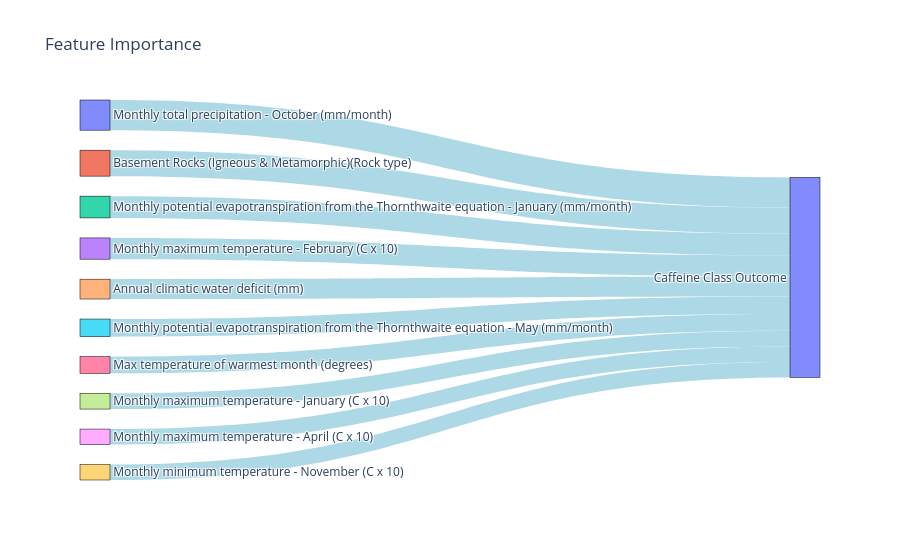

This figure's notebook cell:
### Code cell
import plotly.graph_objects as go

column_mapping_df = pd.read_csv(r'../data/column_mapping.csv')

# Create a dictionary for mapping original feature names to new labels
feature_mapping = dict(zip(column_mapping_df['new_name'], column_mapping_df['long_name']))


# Extract feature names and importance values dynamically
features = [feature for feature, importance in sorted_features][:10]  # First 10 features
importance = [importance for feature, importance in sorted_features][:10]  # First 10 importance values

new_labels = [feature_mapping.get(feature, feature) for feature in features]  # Use the original feature if not found in the mapping


# Define target variable
target_variable = "Caffeine Class Outcome"

# Define nodes (features + target)
nodes = new_labels + [target_variable]

# Define indices for source (features) and target (Caffeine Class Outcome)
source_indices = list(range(len(features)))  # Feature indices (0, 1, 2,...)
target_indices = [len(features)] * len(features)  # All connect to "Caffeine Class Outcome"

#x_positions = [0.1] * len(features) + [0.9]
#y_positions = [i / len(features) for i in range(len(features))] + [0.5]  # Spread out features, target centered

# Create Sankey diagram
fig = go.Figure(go.Sankey(
    node=dict(
        pad=20, thickness=30, line=dict(color="black", width=0.5),
        label=nodes,
        #x=x_positions,  # Align features to the left and target to the right
        #y=y_positions,  
    ),
    link=dict(
        source=source_indices,
        target=target_indices,
        value=importance,  
        color="lightblue"
    )
))

fig.update_layout(title_text="Feature Importance", font_size=12)
fig.show()

### Figure 1 — Plotly figure (JSON) as saved in the notebook; plotly's stock layout.template omitted (floating-point values rounded to 4 significant figures)
{"data": [{"link": {"color": "lightblue", "source": [0, 1, 2, 3, 4, 5, 6, 7, 8, 9], "target": [10, 10, 10, 10, 10, 10, 10, 10, 10, 10], "value": [0.03542, 0.03048, 0.02558, 0.02495, 0.0233, 0.02075, 0.01953, 0.01846, 0.01823, 0.01809]}, "node": {"label": ["Monthly total precipitation - October (mm/month)", "Basement Rocks (Igneous & Metamorphic)(Rock type)", "Monthly potential evapotranspiration from the Thornthwaite equation - January (mm/month)", "Monthly maximum temperature - February (C x 10)", "Annual climatic water deficit (mm)", "Monthly potential evapotranspiration from the Thornthwaite equation - May (mm/month)", "Max temperature of warmest month (degrees)", "Monthly maximum temperature - January (C x 10)", "Monthly maximum temperature - April (C x 10)", "Monthly minimum temperature - November (C x 10)", "Caffeine Class Outcome"], "line": {"color": "black", "width": 0.5}, "pad": 20, "thickness": 30}, "type": "sankey"}], "layout": {"font": {"size": 12}, "title": {"text": "Feature Importance"}}}
